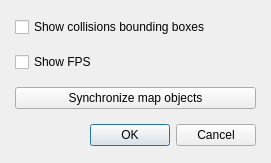
<?xml version="1.0" encoding="UTF-8"?>
<ui version="4.0">
 <class>DialogDebugOptions</class>
 <widget class="QDialog" name="DialogDebugOptions">
  <property name="geometry">
   <rect>
    <x>0</x>
    <y>0</y>
    <width>271</width>
    <height>163</height>
   </rect>
  </property>
  <property name="windowTitle">
   <string>Debug options</string>
  </property>
  <layout class="QGridLayout" name="gridLayout">
   <property name="leftMargin">
    <number>15</number>
   </property>
   <property name="topMargin">
    <number>10</number>
   </property>
   <property name="rightMargin">
    <number>15</number>
   </property>
   <property name="bottomMargin">
    <number>10</number>
   </property>
   <item row="0" column="0">
    <layout class="QVBoxLayout" name="verticalLayout">
     <property name="spacing">
      <number>15</number>
     </property>
     <item>
      <widget class="QCheckBox" name="checkBoxBB">
       <property name="text">
        <string>Show collisions bounding boxes</string>
       </property>
      </widget>
     </item>
     <item>
      <widget class="QCheckBox" name="checkBoxShowFPS">
       <property name="text">
        <string>Show FPS</string>
       </property>
      </widget>
     </item>
     <item>
      <widget class="QPushButton" name="pushButtonSyncMapObjects">
       <property name="text">
        <string>Synchronize map objects</string>
       </property>
      </widget>
     </item>
     <item>
      <widget class="QDialogButtonBox" name="buttonBox">
       <property name="orientation">
        <enum>Qt::Horizontal</enum>
       </property>
       <property name="standardButtons">
        <set>QDialogButtonBox::Cancel|QDialogButtonBox::Ok</set>
       </property>
      </widget>
     </item>
    </layout>
   </item>
  </layout>
 </widget>
 <resources/>
 <connections>
  <connection>
   <sender>buttonBox</sender>
   <signal>accepted()</signal>
   <receiver>DialogDebugOptions</receiver>
   <slot>accept()</slot>
   <hints>
    <hint type="sourcelabel">
     <x>248</x>
     <y>254</y>
    </hint>
    <hint type="destinationlabel">
     <x>157</x>
     <y>274</y>
    </hint>
   </hints>
  </connection>
  <connection>
   <sender>buttonBox</sender>
   <signal>rejected()</signal>
   <receiver>DialogDebugOptions</receiver>
   <slot>reject()</slot>
   <hints>
    <hint type="sourcelabel">
     <x>316</x>
     <y>260</y>
    </hint>
    <hint type="destinationlabel">
     <x>286</x>
     <y>274</y>
    </hint>
   </hints>
  </connection>
 </connections>
</ui>
